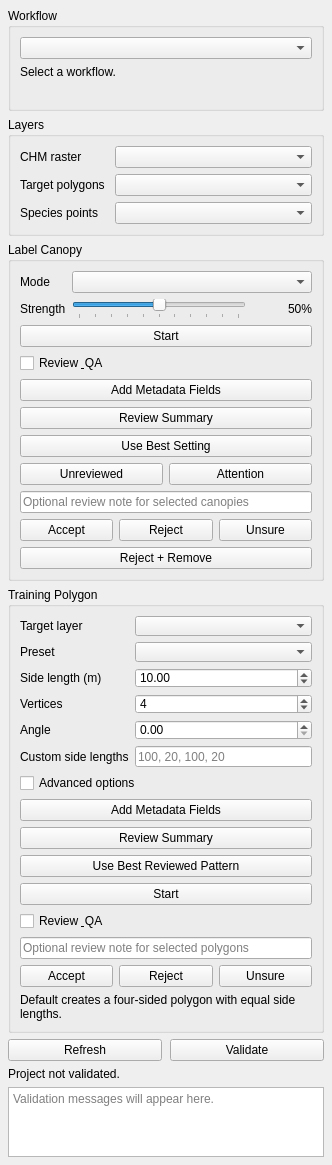
<?xml version="1.0" encoding="UTF-8"?>
<ui version="4.0">
 <class>forestlabelerDockWidgetBase</class>
 <widget class="QDockWidget" name="forestlabelerDockWidgetBase">
  <property name="geometry">
   <rect>
    <x>0</x>
    <y>0</y>
    <width>332</width>
    <height>480</height>
   </rect>
  </property>
  <property name="windowTitle">
   <string>Forest Labeler</string>
  </property>
  <widget class="QWidget" name="dockWidgetContents">
   <layout class="QVBoxLayout" name="mainLayout">
    <property name="spacing">
     <number>6</number>
    </property>
    <property name="leftMargin">
     <number>8</number>
    </property>
    <property name="topMargin">
     <number>8</number>
    </property>
    <property name="rightMargin">
     <number>8</number>
    </property>
    <property name="bottomMargin">
     <number>8</number>
    </property>
    <item>
     <widget class="QGroupBox" name="workflowGroupBox">
      <property name="title">
       <string>Workflow</string>
      </property>
      <layout class="QVBoxLayout" name="workflowLayout">
       <property name="spacing">
        <number>6</number>
       </property>
       <item>
        <widget class="QComboBox" name="workflowComboBox"/>
       </item>
       <item>
        <widget class="QLabel" name="workflowMaturityLabel">
         <property name="text">
          <string>Select a workflow.</string>
         </property>
         <property name="wordWrap">
          <bool>true</bool>
         </property>
        </widget>
       </item>
       <item>
        <widget class="QLabel" name="workflowDescriptionLabel">
         <property name="text">
          <string/>
         </property>
         <property name="wordWrap">
          <bool>true</bool>
         </property>
        </widget>
       </item>
      </layout>
     </widget>
    </item>
    <item>
     <widget class="QGroupBox" name="layersGroupBox">
      <property name="title">
       <string>Layers</string>
      </property>
      <layout class="QFormLayout" name="layersFormLayout">
       <property name="horizontalSpacing">
        <number>10</number>
       </property>
       <property name="verticalSpacing">
        <number>6</number>
       </property>
       <item row="0" column="0">
        <widget class="QLabel" name="chmLayerLabel">
         <property name="text">
          <string>CHM raster</string>
         </property>
        </widget>
       </item>
       <item row="0" column="1">
        <widget class="QComboBox" name="chmLayerComboBox"/>
       </item>
       <item row="1" column="0">
        <widget class="QLabel" name="targetLayerLabel">
         <property name="text">
          <string>Target polygons</string>
         </property>
        </widget>
       </item>
       <item row="1" column="1">
        <widget class="QComboBox" name="targetLayerComboBox"/>
       </item>
       <item row="2" column="0">
        <widget class="QLabel" name="speciesLayerLabel">
         <property name="text">
          <string>Species points</string>
         </property>
        </widget>
       </item>
       <item row="2" column="1">
        <widget class="QComboBox" name="speciesLayerComboBox"/>
       </item>
      </layout>
     </widget>
    </item>
    <item>
     <widget class="QGroupBox" name="labelCanopyGroupBox">
      <property name="title">
       <string>Label Canopy</string>
      </property>
      <layout class="QVBoxLayout" name="labelCanopyLayout">
       <property name="spacing">
        <number>6</number>
       </property>
       <item>
        <layout class="QFormLayout" name="labelCanopyFormLayout">
         <item row="0" column="0">
          <widget class="QLabel" name="canopyModeLabel">
           <property name="text">
            <string>Mode</string>
           </property>
          </widget>
         </item>
         <item row="0" column="1">
          <widget class="QComboBox" name="canopyModeComboBox"/>
         </item>
         <item row="1" column="0">
          <widget class="QLabel" name="crownTightnessLabel">
           <property name="text">
            <string>Strength</string>
           </property>
          </widget>
         </item>
         <item row="1" column="1">
          <layout class="QHBoxLayout" name="crownTightnessSliderLayout">
           <property name="spacing">
            <number>8</number>
           </property>
           <item>
            <widget class="QSlider" name="crownTightnessSlider">
             <property name="minimum">
              <number>0</number>
             </property>
             <property name="maximum">
              <number>100</number>
             </property>
             <property name="singleStep">
              <number>5</number>
             </property>
             <property name="pageStep">
              <number>5</number>
             </property>
             <property name="value">
              <number>50</number>
             </property>
             <property name="tracking">
              <bool>true</bool>
             </property>
             <property name="orientation">
              <enum>Qt::Horizontal</enum>
             </property>
             <property name="tickPosition">
              <enum>QSlider::TicksBelow</enum>
             </property>
             <property name="tickInterval">
              <number>10</number>
             </property>
            </widget>
           </item>
           <item>
            <widget class="QLabel" name="crownTightnessValueLabel">
             <property name="minimumSize">
              <size>
               <width>58</width>
               <height>0</height>
              </size>
             </property>
             <property name="alignment">
              <set>Qt::AlignRight|Qt::AlignTrailing|Qt::AlignVCenter</set>
             </property>
             <property name="text">
              <string>50%</string>
             </property>
            </widget>
           </item>
          </layout>
         </item>
        </layout>
       </item>
       <item>
        <widget class="QPushButton" name="activateLabelingButton">
         <property name="text">
          <string>Start</string>
         </property>
        </widget>
       </item>
       <item>
        <widget class="QCheckBox" name="canopyReviewToolsCheckBox">
         <property name="text">
          <string>Review &amp; QA</string>
         </property>
        </widget>
       </item>
       <item>
        <widget class="QPushButton" name="repairCanopySchemaButton">
         <property name="text">
          <string>Add Metadata Fields</string>
         </property>
        </widget>
       </item>
       <item>
        <widget class="QPushButton" name="summarizeCanopyReviewsButton">
         <property name="text">
          <string>Review Summary</string>
         </property>
        </widget>
       </item>
       <item>
        <widget class="QPushButton" name="useBestCanopyToolButton">
         <property name="text">
          <string>Use Best Setting</string>
         </property>
        </widget>
       </item>
       <item>
        <layout class="QHBoxLayout" name="canopySelectionLayout">
         <property name="spacing">
          <number>6</number>
         </property>
         <item>
          <widget class="QPushButton" name="selectUnreviewedCanopiesButton">
           <property name="text">
            <string>Unreviewed</string>
           </property>
          </widget>
         </item>
         <item>
          <widget class="QPushButton" name="selectAttentionCanopiesButton">
           <property name="text">
            <string>Attention</string>
           </property>
          </widget>
         </item>
        </layout>
       </item>
       <item>
        <widget class="QLineEdit" name="canopyReviewNoteLineEdit">
         <property name="placeholderText">
          <string>Optional review note for selected canopies</string>
         </property>
        </widget>
       </item>
       <item>
        <layout class="QHBoxLayout" name="canopyReviewLayout">
         <property name="spacing">
          <number>6</number>
         </property>
         <item>
          <widget class="QPushButton" name="markCanopyAcceptedButton">
           <property name="text">
            <string>Accept</string>
           </property>
          </widget>
         </item>
         <item>
          <widget class="QPushButton" name="markCanopyRejectedButton">
           <property name="text">
            <string>Reject</string>
           </property>
          </widget>
         </item>
         <item>
          <widget class="QPushButton" name="markCanopyUnsureButton">
           <property name="text">
            <string>Unsure</string>
           </property>
          </widget>
         </item>
        </layout>
       </item>
       <item>
        <widget class="QPushButton" name="rejectRemoveCanopiesButton">
         <property name="text">
          <string>Reject + Remove</string>
         </property>
        </widget>
       </item>
      </layout>
     </widget>
    </item>
    <item>
     <widget class="QGroupBox" name="trainingSquareGroupBox">
      <property name="title">
       <string>Training Polygon</string>
      </property>
      <layout class="QVBoxLayout" name="trainingSquareLayout">
       <property name="spacing">
        <number>6</number>
       </property>
       <item>
        <layout class="QFormLayout" name="trainingSquareFormLayout">
         <item row="0" column="0">
          <widget class="QLabel" name="squareTargetLayerLabel">
           <property name="text">
            <string>Target layer</string>
           </property>
          </widget>
         </item>
         <item row="0" column="1">
          <widget class="QComboBox" name="squareTargetLayerComboBox"/>
         </item>
         <item row="1" column="0">
          <widget class="QLabel" name="trainingPolygonPresetLabel">
           <property name="text">
            <string>Preset</string>
           </property>
          </widget>
         </item>
         <item row="1" column="1">
          <widget class="QComboBox" name="trainingPolygonPresetComboBox"/>
         </item>
         <item row="2" column="0">
         <widget class="QLabel" name="squareSegmentLengthLabel">
           <property name="text">
            <string>Side length (m)</string>
           </property>
          </widget>
         </item>
         <item row="2" column="1">
          <widget class="QDoubleSpinBox" name="squareSegmentLengthSpinBox">
           <property name="minimum">
            <double>0.100000000000000</double>
           </property>
           <property name="maximum">
            <double>10000.000000000000000</double>
           </property>
           <property name="value">
            <double>10.000000000000000</double>
           </property>
          </widget>
         </item>
         <item row="3" column="0">
          <widget class="QLabel" name="squareVertexCountLabel">
           <property name="text">
            <string>Vertices</string>
           </property>
          </widget>
         </item>
         <item row="3" column="1">
          <widget class="QSpinBox" name="squareVertexCountSpinBox">
           <property name="minimum">
            <number>3</number>
           </property>
           <property name="maximum">
            <number>64</number>
           </property>
           <property name="value">
            <number>4</number>
           </property>
          </widget>
         </item>
         <item row="4" column="0">
          <widget class="QLabel" name="squareAngleLabel">
           <property name="text">
            <string>Angle</string>
           </property>
          </widget>
         </item>
         <item row="4" column="1">
          <widget class="QDoubleSpinBox" name="squareAngleSpinBox">
           <property name="minimum">
            <double>0.000000000000000</double>
           </property>
           <property name="maximum">
            <double>359.990000000000009</double>
           </property>
           <property name="value">
            <double>0.000000000000000</double>
           </property>
          </widget>
         </item>
         <item row="5" column="0">
          <widget class="QLabel" name="squareCustomSideLengthsLabel">
           <property name="text">
            <string>Custom side lengths</string>
           </property>
          </widget>
         </item>
         <item row="5" column="1">
          <widget class="QLineEdit" name="squareCustomSideLengthsLineEdit">
           <property name="placeholderText">
            <string>100, 20, 100, 20</string>
           </property>
          </widget>
         </item>
        </layout>
       </item>
       <item>
        <widget class="QCheckBox" name="trainingAdvancedCheckBox">
         <property name="text">
          <string>Advanced options</string>
         </property>
        </widget>
       </item>
       <item>
        <widget class="QPushButton" name="repairTrainingPolygonSchemaButton">
         <property name="text">
          <string>Add Metadata Fields</string>
         </property>
        </widget>
       </item>
       <item>
        <widget class="QPushButton" name="summarizeTrainingPolygonReviewsButton">
         <property name="text">
          <string>Review Summary</string>
         </property>
        </widget>
       </item>
       <item>
        <widget class="QPushButton" name="useBestTrainingPolygonPatternButton">
         <property name="text">
          <string>Use Best Reviewed Pattern</string>
         </property>
        </widget>
       </item>
       <item>
        <widget class="QPushButton" name="activateTrainingShapeButton">
         <property name="text">
          <string>Start</string>
        </property>
       </widget>
      </item>
       <item>
        <widget class="QCheckBox" name="trainingReviewToolsCheckBox">
         <property name="text">
          <string>Review &amp; QA</string>
         </property>
        </widget>
       </item>
       <item>
        <widget class="QLineEdit" name="trainingPolygonReviewNoteLineEdit">
         <property name="placeholderText">
          <string>Optional review note for selected polygons</string>
         </property>
        </widget>
       </item>
       <item>
        <layout class="QHBoxLayout" name="trainingPolygonReviewLayout">
         <property name="spacing">
          <number>6</number>
         </property>
         <item>
          <widget class="QPushButton" name="markTrainingPolygonAcceptedButton">
           <property name="text">
            <string>Accept</string>
           </property>
          </widget>
         </item>
         <item>
          <widget class="QPushButton" name="markTrainingPolygonRejectedButton">
           <property name="text">
            <string>Reject</string>
           </property>
          </widget>
         </item>
         <item>
          <widget class="QPushButton" name="markTrainingPolygonUnsureButton">
           <property name="text">
            <string>Unsure</string>
           </property>
          </widget>
         </item>
        </layout>
       </item>
       <item>
        <widget class="QLabel" name="trainingSquareSummaryLabel">
         <property name="text">
          <string>Default creates a four-sided polygon with equal side lengths.</string>
         </property>
         <property name="wordWrap">
          <bool>true</bool>
         </property>
        </widget>
       </item>
      </layout>
     </widget>
    </item>
    <item>
     <layout class="QHBoxLayout" name="buttonLayout">
      <property name="spacing">
       <number>8</number>
      </property>
      <item>
       <widget class="QPushButton" name="refreshLayersButton">
        <property name="text">
         <string>Refresh</string>
        </property>
       </widget>
      </item>
      <item>
       <widget class="QPushButton" name="validateProjectButton">
        <property name="text">
         <string>Validate</string>
        </property>
       </widget>
      </item>
     </layout>
    </item>
    <item>
     <widget class="QLabel" name="statusSummaryLabel">
      <property name="text">
       <string>Project not validated.</string>
      </property>
      <property name="wordWrap">
       <bool>true</bool>
      </property>
     </widget>
    </item>
    <item>
     <widget class="QTextEdit" name="statusTextEdit">
      <property name="readOnly">
       <bool>true</bool>
      </property>
      <property name="placeholderText">
       <string>Validation messages will appear here.</string>
      </property>
     </widget>
    </item>
   </layout>
  </widget>
 </widget>
 <resources/>
 <connections/>
</ui>
